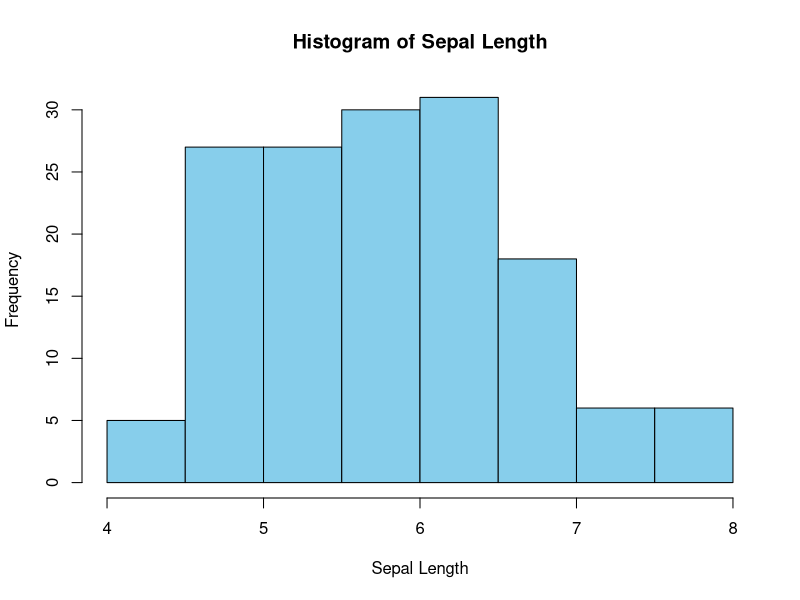
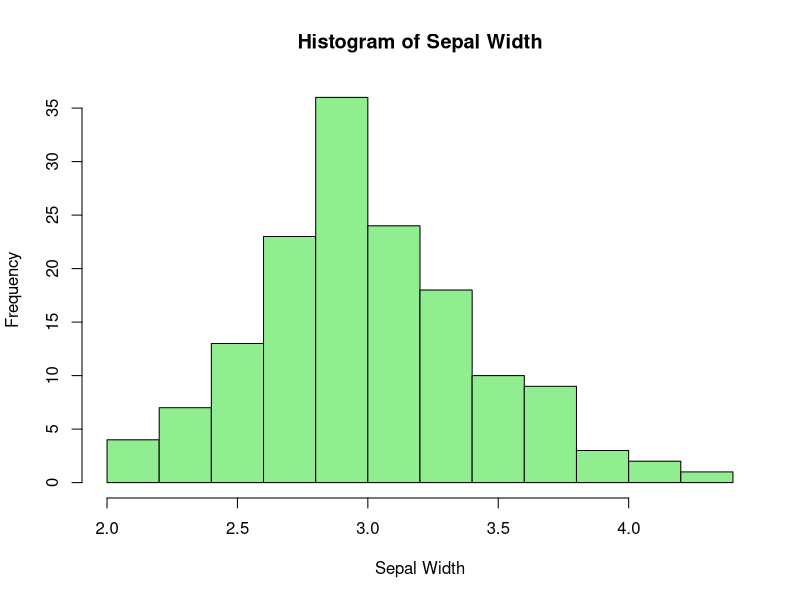
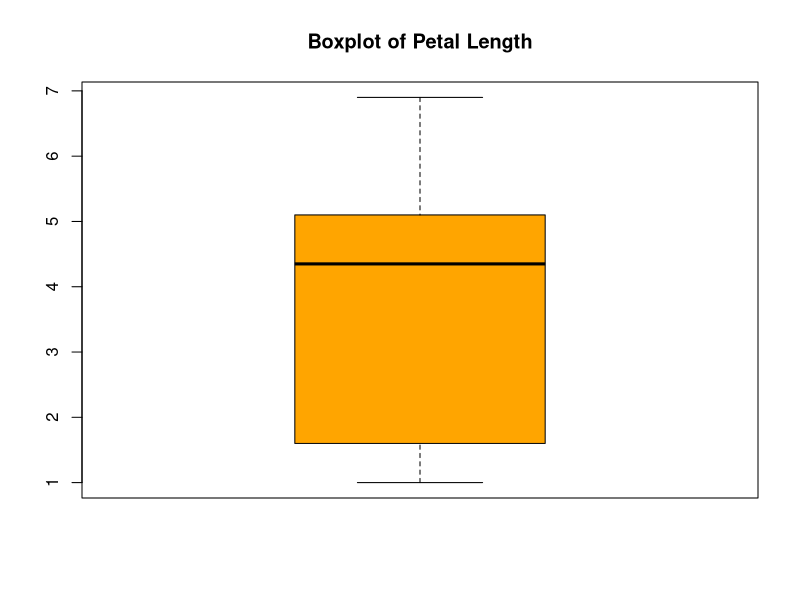
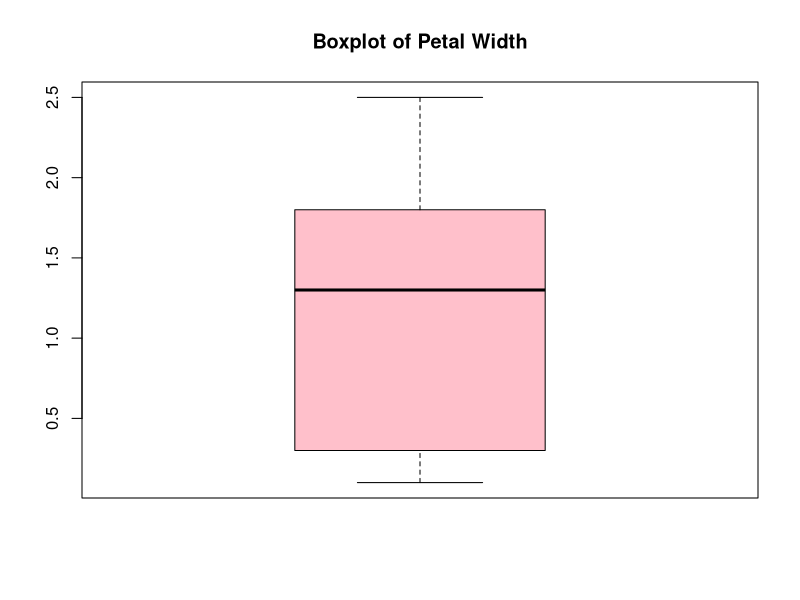
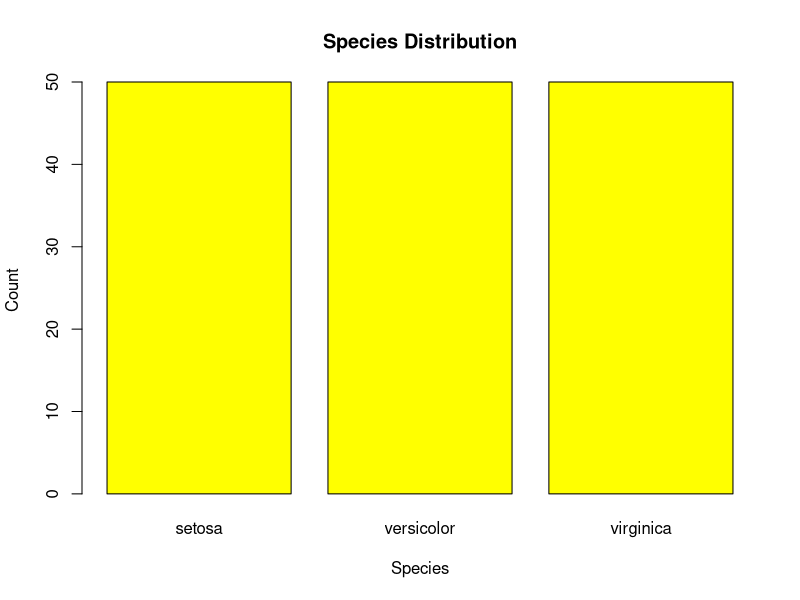
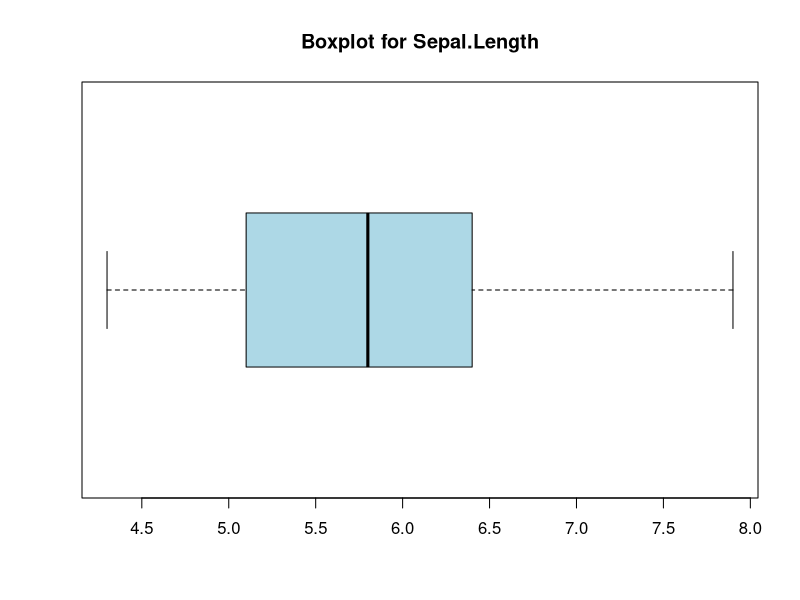

Here is the R script that generated these plots, in order:
# -------------------------
# Name - Anish Rao
# Student number - 20066423
# Group C
# Dataset - Iris
# 2 categorical variables: Species, Region
# 4 continuous variables: Sepal.Length, Sepal.Width, Petal.Length, Petal.Width
# -------------------------

data(iris)
head(iris)
summary(iris)

# Question 1
# ---------------------------------------------------------------------
# a) Describe the dataset using appropriate plots/curves/charts,…
# ---------------------------------------------------------------------

hist(iris$Sepal.Length, main='Histogram of Sepal Length', 
     xlab='Sepal Length', col='skyblue');
hist(iris$Sepal.Width, main='Histogram of Sepal Width', 
     xlab='Sepal Width', col='lightgreen');
boxplot(iris$Petal.Length, main='Boxplot of Petal Length', col='orange')
boxplot(iris$Petal.Width, main='Boxplot of Petal Width', col='pink')

species_count = table(iris$Species)
barplot(species_count, main='Species Distribution', 
        xlab='Species', ylab='Count', col='yellow')

# ---------------------------------------------------------------------
# b) Consider one of continuous attributes, and compute central
#    and variational measures.
# ---------------------------------------------------------------------

sepal_length = iris$Sepal.Length

mean_sepal_length = mean(sepal_length)
median_sepal_length = median(sepal_length)

range_sepal_length = range(sepal_length)
variance_sepal_length = var(sepal_length)
sd_sepal_length = sd(sepal_length)
iqr_sepal_length = IQR(sepal_length)

cat("Central Measures for Sepal Length: \nMean:", mean_sepal_length, 
    "\nMedian:", median_sepal_length, 
    "\n\nVariational Measures for Sepal Length: \nRange:", 
    range_sepal_length[1], "to", range_sepal_length[2], 
    "\nVariance:", variance_sepal_length, 
    "\nStandard Deviation:", sd_sepal_length,
    "\nIQR:", iqr_sepal_length)

# ---------------------------------------------------------------------
# c) For a particular variable of the dataset, use Chebyshev's rule,
#    and propose one-sigma interval.
#    Based on your proposed interval, specify the outliers if any.
# ---------------------------------------------------------------------

lower_bound = mean_sepal_length - sd_sepal_length
upper_bound = mean_sepal_length + sd_sepal_length
cat('One-sigma interval (Mean ± SD): [', lower_bound, ', ', upper_bound, ']')

cat("One-Sigma Interval for Sepal Width: 
    [", lower_bound, ",", upper_bound, "]\n")

outliers = sepal_length[sepal_length < lower_bound | sepal_length > upper_bound]
outliers_species = iris[iris$Sepal.Length %in% outliers, 
                      c("Species", "Sepal.Length")]
num_outliers = nrow(outliers_species)

cat("Outliers based on the one-sigma interval (Number of outliers:", 
    num_outliers, "):\n"); print(outliers_species)

# ---------------------------------------------------------------------
# d) Explain how the box-plot technique can be used to detect outliers.
#    Apply this technique for one attribute of the dataset
# ---------------------------------------------------------------------

Q1 = quantile(sepal_length, 0.25)
Q3 = quantile(sepal_length, 0.75)
IQR = IQR(sepal_length)
lower_bound = Q1 - 1.5 * IQR
upper_bound = Q3 + 1.5 * IQR

boxplot_outliers = sepal_length[sepal_length < lower_bound | 
                                sepal_length > upper_bound]
boxplot_outliers_species = iris[iris$Sepal.Length %in% boxplot_outliers, c("Species", "Sepal.Length")]
num_boxplot_outliers = nrow(boxplot_outliers_species)

if(length(boxplot_outliers) == 0) {
  cat("No outliers found using the boxplot method for Sepal.Length.")
} else {
  cat("Outliers based on the boxplot method (Number of outliers:", 
      num_boxplot_outliers, "):\n"); print(boxplot_outliers_species)
}
boxplot(sepal_length, main = 'Boxplot for Sepal.Length', col = 'lightblue', horizontal = TRUE)